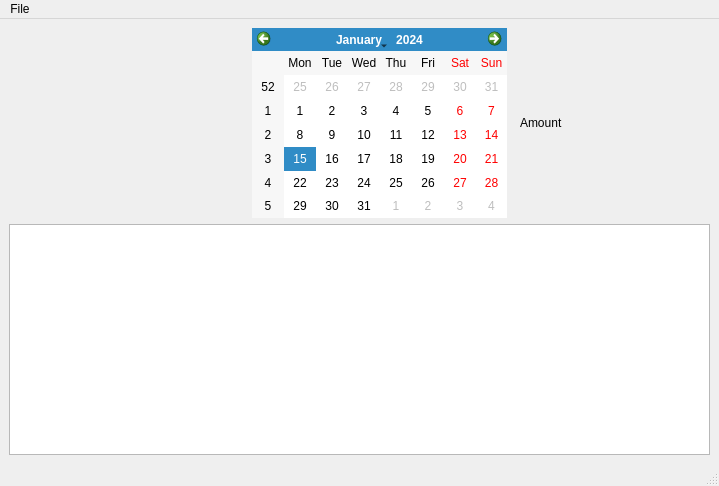
<?xml version="1.0" encoding="UTF-8"?>
<ui version="4.0">
 <class>MainWindow</class>
 <widget class="QMainWindow" name="MainWindow">
  <property name="geometry">
   <rect>
    <x>0</x>
    <y>0</y>
    <width>719</width>
    <height>486</height>
   </rect>
  </property>
  <property name="minimumSize">
   <size>
    <width>0</width>
    <height>0</height>
   </size>
  </property>
  <property name="maximumSize">
   <size>
    <width>9998</width>
    <height>16777215</height>
   </size>
  </property>
  <property name="windowTitle">
   <string>MainWindow</string>
  </property>
  <property name="layoutDirection">
   <enum>Qt::LeftToRight</enum>
  </property>
  <property name="autoFillBackground">
   <bool>true</bool>
  </property>
  <property name="documentMode">
   <bool>false</bool>
  </property>
  <widget class="QWidget" name="centralwidget">
   <layout class="QGridLayout" name="gridLayout_2">
    <item row="0" column="0">
     <layout class="QGridLayout" name="gridLayout">
      <property name="horizontalSpacing">
       <number>6</number>
      </property>
      <item row="0" column="0">
       <widget class="QLabel" name="m_logoLabel">
        <property name="minimumSize">
         <size>
          <width>230</width>
          <height>190</height>
         </size>
        </property>
        <property name="maximumSize">
         <size>
          <width>230</width>
          <height>190</height>
         </size>
        </property>
        <property name="styleSheet">
         <string notr="true">border-image: url(:/szdiy_logo.png);</string>
        </property>
        <property name="text">
         <string/>
        </property>
       </widget>
      </item>
      <item row="0" column="2">
       <widget class="QCalendarWidget" name="m_calendarWidget">
        <property name="minimumSize">
         <size>
          <width>255</width>
          <height>190</height>
         </size>
        </property>
        <property name="maximumSize">
         <size>
          <width>280</width>
          <height>190</height>
         </size>
        </property>
       </widget>
      </item>
      <item row="0" column="4">
       <widget class="QLabel" name="m_amountLabel">
        <property name="minimumSize">
         <size>
          <width>190</width>
          <height>190</height>
         </size>
        </property>
        <property name="maximumSize">
         <size>
          <width>190</width>
          <height>190</height>
         </size>
        </property>
        <property name="text">
         <string>Amount</string>
        </property>
       </widget>
      </item>
      <item row="1" column="0" colspan="5">
       <widget class="QTableView" name="m_memberView"/>
      </item>
      <item row="0" column="3">
       <spacer name="m_horizontalSpacer">
        <property name="orientation">
         <enum>Qt::Horizontal</enum>
        </property>
        <property name="sizeHint" stdset="0">
         <size>
          <width>20</width>
          <height>20</height>
         </size>
        </property>
       </spacer>
      </item>
      <item row="0" column="1">
       <spacer name="m_horizontalSpacer_2">
        <property name="orientation">
         <enum>Qt::Horizontal</enum>
        </property>
        <property name="sizeHint" stdset="0">
         <size>
          <width>20</width>
          <height>20</height>
         </size>
        </property>
       </spacer>
      </item>
     </layout>
    </item>
   </layout>
  </widget>
  <widget class="QMenuBar" name="menubar">
   <property name="geometry">
    <rect>
     <x>0</x>
     <y>0</y>
     <width>719</width>
     <height>26</height>
    </rect>
   </property>
   <widget class="QMenu" name="menuFile">
    <property name="title">
     <string>File</string>
    </property>
    <addaction name="actionOpen_Database"/>
    <addaction name="actionConnect_to_Serial"/>
    <addaction name="actionEixt"/>
    <addaction name="separator"/>
    <addaction name="actionExit"/>
   </widget>
   <addaction name="menuFile"/>
  </widget>
  <widget class="QStatusBar" name="statusbar"/>
  <action name="actionOpen_Database">
   <property name="text">
    <string>Open</string>
   </property>
  </action>
  <action name="actionConnect_to_Serial">
   <property name="text">
    <string>Add</string>
   </property>
  </action>
  <action name="actionEixt">
   <property name="text">
    <string>Submit</string>
   </property>
  </action>
  <action name="actionExit">
   <property name="text">
    <string>Exit</string>
   </property>
  </action>
 </widget>
 <resources>
  <include location="pics/pixmaps.qrc"/>
 </resources>
 <connections/>
</ui>
